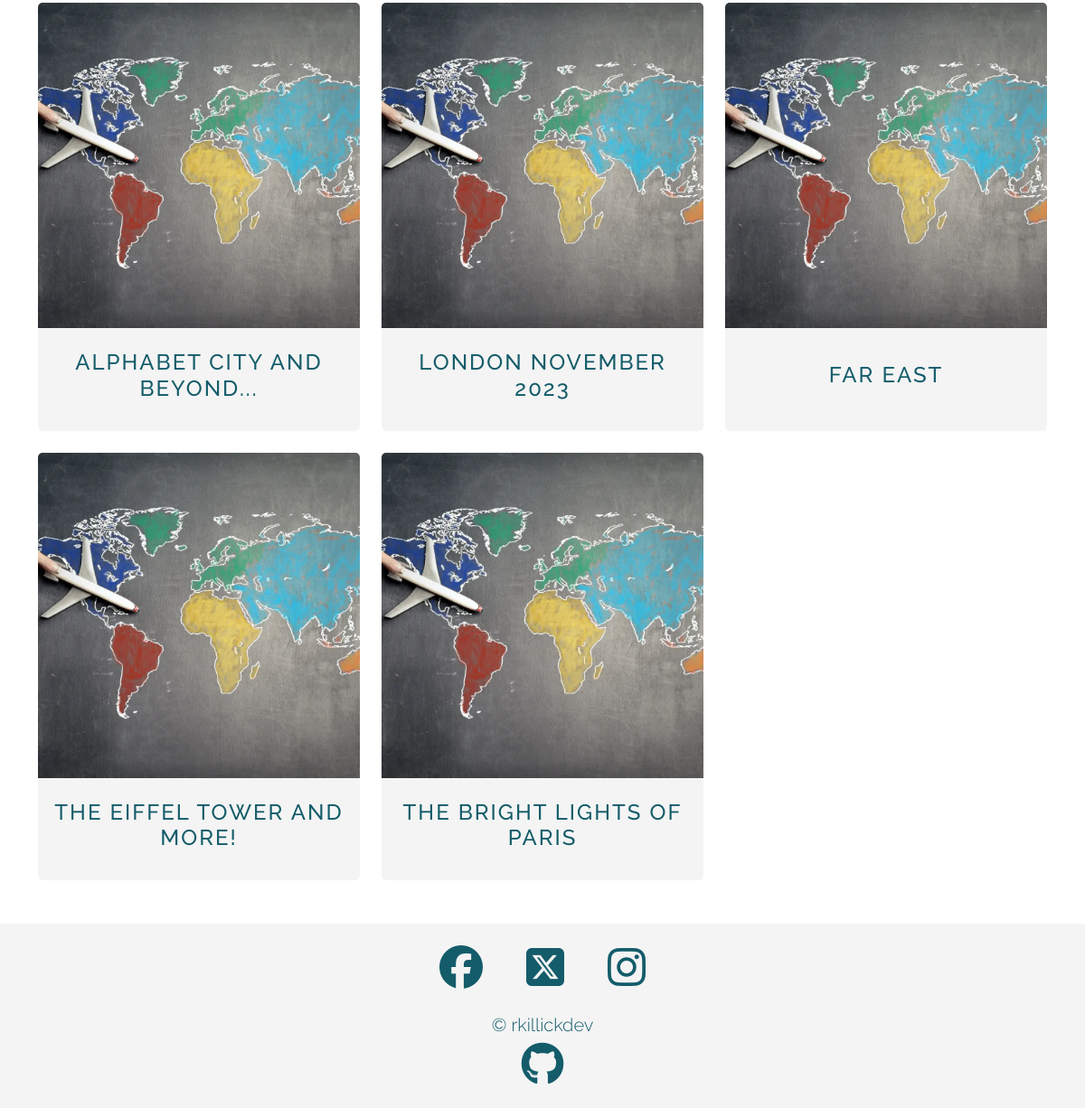
Before: /trips/trip_list (signed in, lower part) with the older database file.
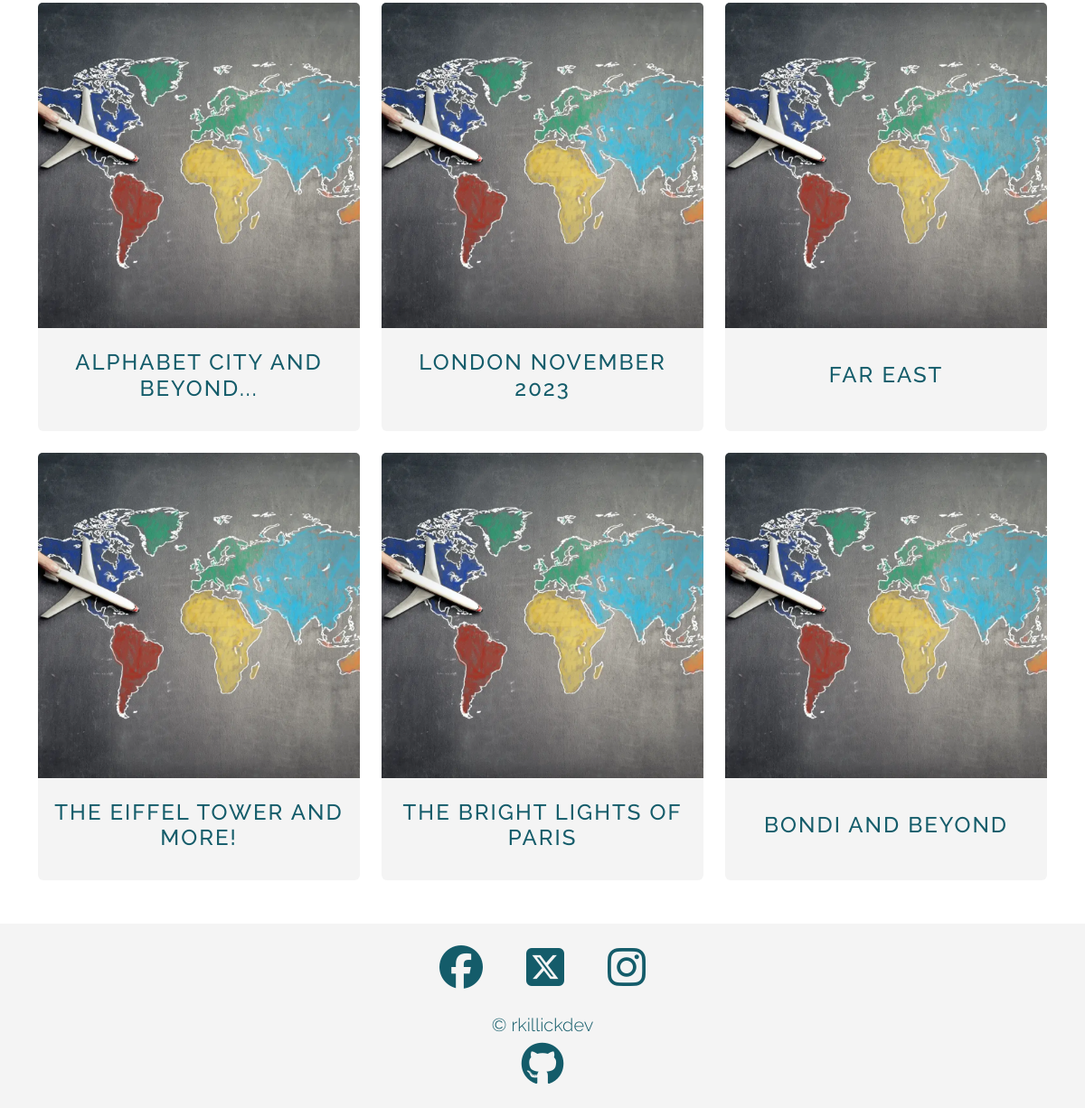
After: the same page with the newer database file.
### trips/models.py (models this page shows, shortened)
class Trip(models.Model):
    profile = models.ForeignKey(
        Profile, on_delete=models.CASCADE, related_name="trips"
    )
    location = models.ForeignKey(
        Location, on_delete=models.CASCADE, related_name="trips"
    )
    title = models.CharField(max_length=30, unique=True)
    slug = models.SlugField(max_length=30, unique=True)
    description = models.TextField(blank=True)
    trip_image = CloudinaryField(
        "image",
        default="placeholder",
        transformation={
            "width": "1500",
            "height": "1000",
            "crop": "fill",
            "gravity": "auto",
            "fetch_format": "auto",
            "quality": "auto",
            "dpr": "auto",
            "responsive": True,
        },
        folder="/images/trips",
        format="webp",
    )
    start_date = models.DateField(blank=True, null=True)
    end_date = models.DateField(blank=True, null=True)
    created_on = models.DateTimeField(auto_now_add=True)
    is_complete = models.BooleanField(default=False)
    places = models.ManyToManyField(
        Place, related_name="trip_place", blank=True
    )
    class Meta:
        ordering = ["-start_date"]

### trips/views.py (the view)
# urls.py: path("trip_list", TripListView.as_view(), name="trip_list"),
class TripListView(LoginRequiredMixin, ListView):
    model = Trip
    context_object_name = "trip_list"
    def get_queryset(self):
        return Trip.objects.filter(profile=self.request.user.profile).order_by(
            "-start_date"
        )

### locations/models.py (called while the page is built)
    def __str__(self):
        return self.city

### trips/templates/trips/trip_list.html (shortened to what this page needs)
{% extends "base.html" %}
{% block content %}
{% load static %}
{% if request.user.profile.screen_name %}
  <section id="trip-list" class="mb-5">
    <div class="container">
      {% if trip_list.count > 0 %}
        <div class="row">
          {% for trip in trip_list %}
            <div class="col-md-4 gy-4">
              <div class="image-clickable card border-0 bg-secondary text-center h-100">
                {% if 'placeholder' in trip.trip_image.url %}
                  <img src="{% static 'images/placeholders/trip-placeholder-globe-in-hand.webp' %}"
                      alt="Small globe held in the palm of a hand with mountains in the
                      background"
                      class="card-img-top img-fluid img-size-consistent">
                {% else %}
                  <img src="{{trip.trip_image.url}}"
                      alt="User uploaded image of {{trip.location}}"
                      class="card-img-top img-fluid img-size-consistent">
                {% endif %}
                <div class="card-body d-flex flex-column justify-content-center">
                  <h4 class="m-0 py-2">{{ trip.title }}</h4>
                </div>
              </div>
            </div>
            {% if forloop.counter|divisibleby:3 %}
        </div>
        <div class="row">
            {% endif %}
          {% endfor %}
        </div>
      {% endif %}
    </div>
  </section>
{% endif %}
{% endblock %}

### templates/base.html (shortened to what this page needs)
{% load static %}
<!DOCTYPE html>
<html lang="en">
<head>
  <link rel="stylesheet"
        href="{% static 'css/bootstrap.css' %}">
  <link rel="stylesheet"
        type="text/css"
        href="https://cdnjs.cloudflare.com/ajax/libs/animate.css/3.5.2/animate.min.css">
  <link rel="stylesheet"
        href="{% static 'css/styles.css' %}">
</head>
<body class="d-flex flex-column min-vh-100 main-bg">
  <main>
    {% block content %}{% endblock content %}
  </main>
  {% include 'includes/footer.html' %}
</body>
</html>

### templates/includes/footer.html
<footer class="mt-auto bg-secondary">
  <div class="container">
    <div class="row mb-3">
      <div class="social-links d-flex justify-content-center pt-4 gap-5">
        <a href="http://facebook.com" class="link-transform" target="_blank" rel="noopener" aria-label="Visit our Facebook page (opens in a new tab)"><i class="fa-brands fa-facebook fa-3x"></i></a>
        <a href="http://twitter.com" class="link-transform" target="_blank" rel="noopener" aria-label="Visit our Twitter page (opens in a new tab)"><i class="fa-brands fa-square-x-twitter fa-3x"></i></a>
        <a href="http://instagram.com" class="link-transform" target="_blank" rel="noopener" aria-label="Visit our Instagram page (opens in a new tab)"><i class="fa-brands fa-instagram fa-3x"></i></a>
      </div>
    </div>
    <div class="row pb-4">
      <div class="d-flex flex-column justify-content-center pt-2 align-items-center gap-1">
        <p class="lead mb-auto">© rkillickdev</p>
        <a href="https://github.com/rkillickdev/plan-it-go" class="link-transform" target="_blank" rel="noopener" aria-label="Visit the developer's GitHub page (opens in a new tab)">
          <i class="fa-brands fa-github nav-icon fa-3x"></i>
      </a>
      </div>
    </div>
  </div>
</footer>

### static/css/styles.css (style rules this page uses)
* { box-sizing: border-box; padding: 0; margin: 0; }
a { text-decoration: none; color: inherit; }
h2, h3, h4 { text-transform: uppercase; letter-spacing: 2px; }
.link-transform { transition: all 0.15s ease; }
.img-size-consistent { width: 100%; height: 30vw; object-fit: cover; }
.image-clickable { transition: all 0.15s ease; }

Changed rows visible on the page:
added Trip: title "BONDI AND BEYOND"
